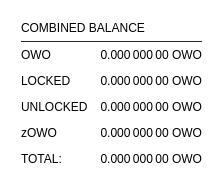
        <widget class="QFrame" name="frame_3">
         <property name="maximumSize">
          <size>
           <width>16777215</width>
           <height>0</height>
          </size>
         </property>
         <property name="styleSheet">
          <string notr="true">background-color: transparent;</string>
         </property>
         <property name="frameShape">
          <enum>QFrame::StyledPanel</enum>
         </property>
         <property name="frameShadow">
          <enum>QFrame::Raised</enum>
         </property>
         <layout class="QVBoxLayout" name="verticalLayout_5">
          <property name="leftMargin">
           <number>20</number>
          </property>
          <property name="topMargin">
           <number>20</number>
          </property>
          <property name="rightMargin">
           <number>20</number>
          </property>
          <property name="bottomMargin">
           <number>20</number>
          </property>
          <item>
           <layout class="QHBoxLayout" name="horizontalLayout_5" stretch="0">
            <item>
             <widget class="QLabel" name="label_5z">
              <property name="maximumSize">
               <size>
                <width>16777215</width>
                <height>20</height>
               </size>
              </property>
              <property name="font">
               <font>
                <weight>50</weight>
                <bold>false</bold>
               </font>
              </property>
              <property name="toolTip">
               <string>Combined Balances (including unconfirmed and immature coins)</string>
              </property>
              <property name="text">
               <string>COMBINED BALANCE</string>
              </property>
             </widget>
            </item>
           </layout>
          </item>
          <item>
           <widget class="QLabel" name="label_7">
            <property name="maximumSize">
             <size>
              <width>16777215</width>
              <height>1</height>
             </size>
            </property>
            <property name="styleSheet">
             <string notr="true">background-color: #292929;</string>
            </property>
            <property name="text">
             <string/>
            </property>
           </widget>
          </item>
          <item>
           <layout class="QGridLayout" name="gridLayout_3" rowstretch="0,0,0,0,0,0" rowminimumheight="0,0,0,0,0,0" columnminimumwidth="0,0">
            <property name="sizeConstraint">
             <enum>QLayout::SetMinimumSize</enum>
            </property>
            <property name="topMargin">
             <number>0</number>
            </property>
            <property name="spacing">
             <number>12</number>
            </property>
            <item row="4" column="1">
             <widget class="QLabel" name="labelzBalancez">
              <property name="font">
               <font>
                <weight>50</weight>
                <bold>false</bold>
               </font>
              </property>
              <property name="cursor">
               <cursorShape>IBeamCursor</cursorShape>
              </property>
              <property name="toolTip">
               <string>Total of transactions that have yet to be confirmed, and do not yet count toward the spendable balance</string>
              </property>
              <property name="text">
               <string notr="true">0.000 000 00 OWO</string>
              </property>
              <property name="alignment">
               <set>Qt::AlignRight|Qt::AlignTrailing|Qt::AlignVCenter</set>
              </property>
              <property name="textInteractionFlags">
               <set>Qt::LinksAccessibleByMouse|Qt::TextSelectableByKeyboard|Qt::TextSelectableByMouse</set>
              </property>
             </widget>
            </item>
            <item row="1" column="0">
             <widget class="QLabel" name="labelBalanceTextz">
              <property name="minimumSize">
               <size>
                <width>0</width>
                <height>0</height>
               </size>
              </property>
              <property name="text">
               <string>OWO</string>
              </property>
             </widget>
            </item>
            <item row="1" column="1">
             <widget class="QLabel" name="labelBalancez">
              <property name="font">
               <font>
                <weight>50</weight>
                <bold>false</bold>
               </font>
              </property>
              <property name="cursor">
               <cursorShape>IBeamCursor</cursorShape>
              </property>
              <property name="toolTip">
               <string>Your current spendable balance</string>
              </property>
              <property name="text">
               <string notr="true">0.000 000 00 OWO</string>
              </property>
              <property name="alignment">
               <set>Qt::AlignRight|Qt::AlignTrailing|Qt::AlignVCenter</set>
              </property>
              <property name="textInteractionFlags">
               <set>Qt::LinksAccessibleByMouse|Qt::TextSelectableByKeyboard|Qt::TextSelectableByMouse</set>
              </property>
             </widget>
            </item>
            <item row="4" column="0">
             <widget class="QLabel" name="labelzBalanceTextz">
              <property name="toolTip">
               <string/>
              </property>
              <property name="text">
               <string>zOWO</string>
              </property>
             </widget>
            </item>
            <item row="2" column="1">
             <widget class="QLabel" name="labelLockedBalance">
              <property name="toolTip">
               <string>Locked OWO or Masternode collaterals. These are excluded from zOWO minting.</string>
              </property>
              <property name="text">
               <string>0.000 000 00 OWO</string>
              </property>
              <property name="alignment">
               <set>Qt::AlignRight|Qt::AlignTrailing|Qt::AlignVCenter</set>
              </property>
             </widget>
            </item>
            <item row="2" column="0">
             <widget class="QLabel" name="labelLockedBalanceText">
              <property name="toolTip">
               <string>Locked OWO or Masternode collaterals. These are excluded from zOWO minting.</string>
              </property>
              <property name="text">
               <string>LOCKED</string>
              </property>
             </widget>
            </item>
            <item row="3" column="0">
             <widget class="QLabel" name="labelUnLockedBalanceText">
              <property name="toolTip">
               <string>Unlocked OWOs. These can be used for zOWO minting.</string>
              </property>
              <property name="text">
               <string>UNLOCKED</string>
              </property>
             </widget>
            </item>
            <item row="3" column="1">
             <widget class="QLabel" name="labelUnLockedBalance">
              <property name="toolTip">
               <string>Unlocked OWOs. These can be used for zOWO minting.</string>
              </property>
              <property name="text">
               <string>0.000 000 00 OWO</string>
              </property>
              <property name="alignment">
               <set>Qt::AlignRight|Qt::AlignTrailing|Qt::AlignVCenter</set>
              </property>
             </widget>
            </item>
            <item row="5" column="1">
             <widget class="QLabel" name="labelTotalz">
              <property name="font">
               <font>
                <weight>50</weight>
                <bold>false</bold>
               </font>
              </property>
              <property name="cursor">
               <cursorShape>IBeamCursor</cursorShape>
              </property>
              <property name="toolTip">
               <string>Total Balance, including unconfirmed and immature coins.</string>
              </property>
              <property name="text">
               <string notr="true">0.000 000 00 OWO</string>
              </property>
              <property name="alignment">
               <set>Qt::AlignRight|Qt::AlignTrailing|Qt::AlignVCenter</set>
              </property>
              <property name="textInteractionFlags">
               <set>Qt::LinksAccessibleByMouse|Qt::TextSelectableByKeyboard|Qt::TextSelectableByMouse</set>
              </property>
             </widget>
            </item>
            <item row="5" column="0">
             <widget class="QLabel" name="labelTotalTextz">
              <property name="text">
               <string>TOTAL:</string>
              </property>
             </widget>
            </item>
           </layout>
          </item>
          <item>
           <spacer name="verticalSpacer">
            <property name="orientation">
             <enum>Qt::Vertical</enum>
            </property>
            <property name="sizeHint" stdset="0">
             <size>
              <width>20</width>
              <height>40</height>
             </size>
            </property>
           </spacer>
          </item>
         </layout>
        </widget>
